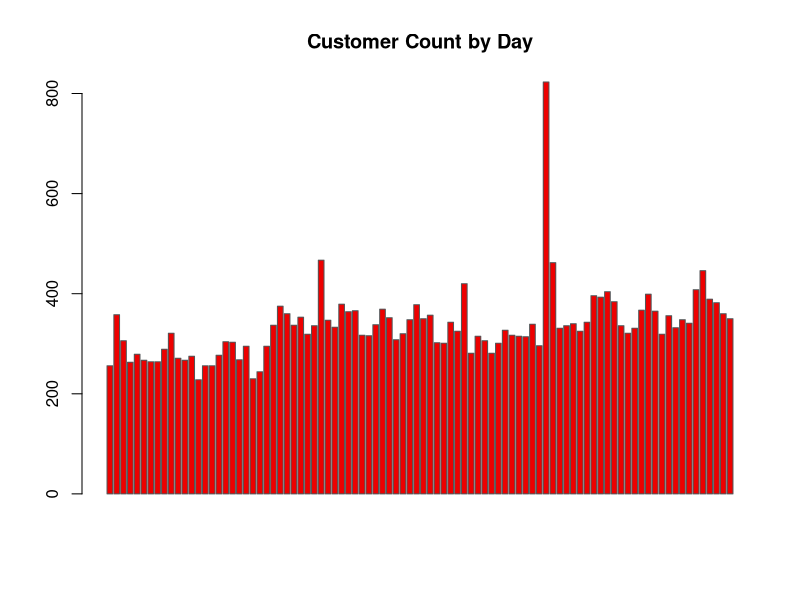
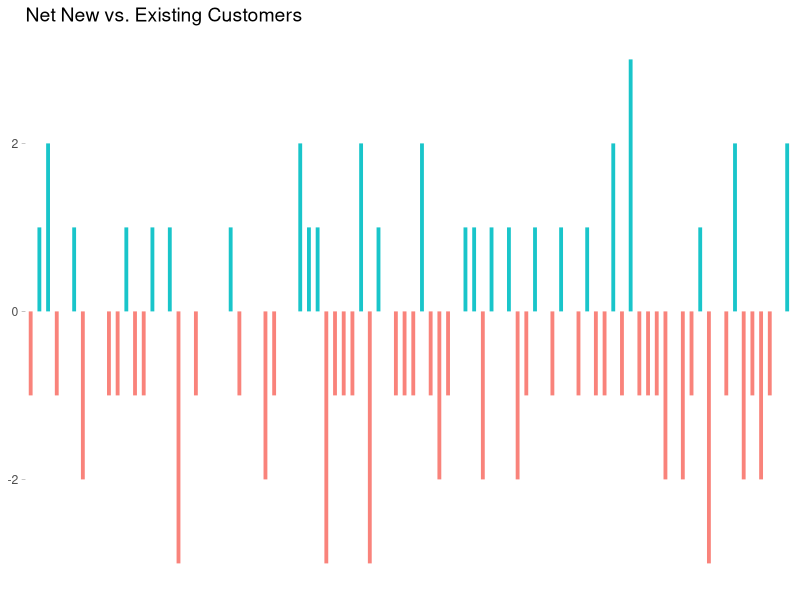
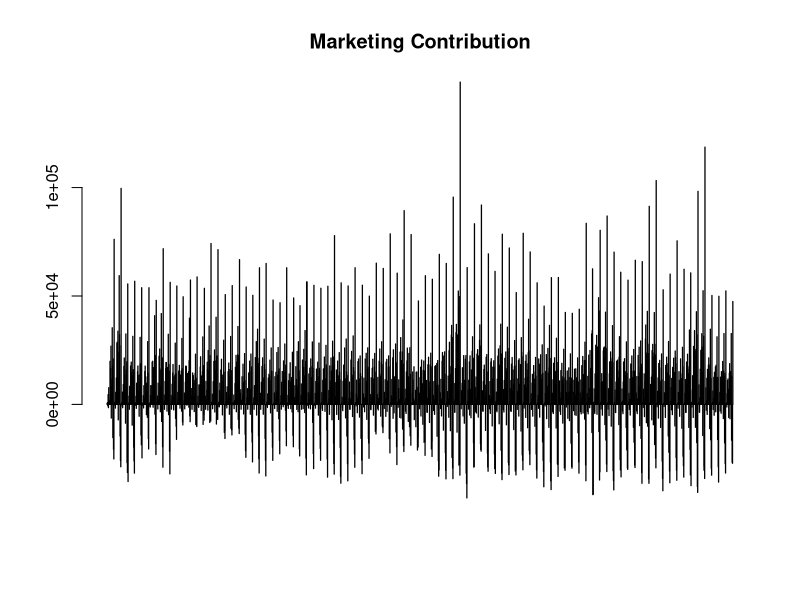
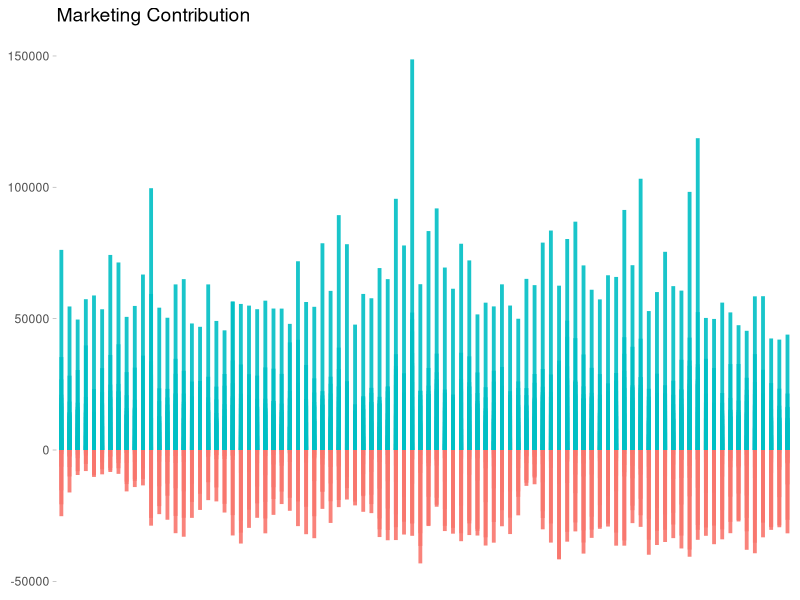
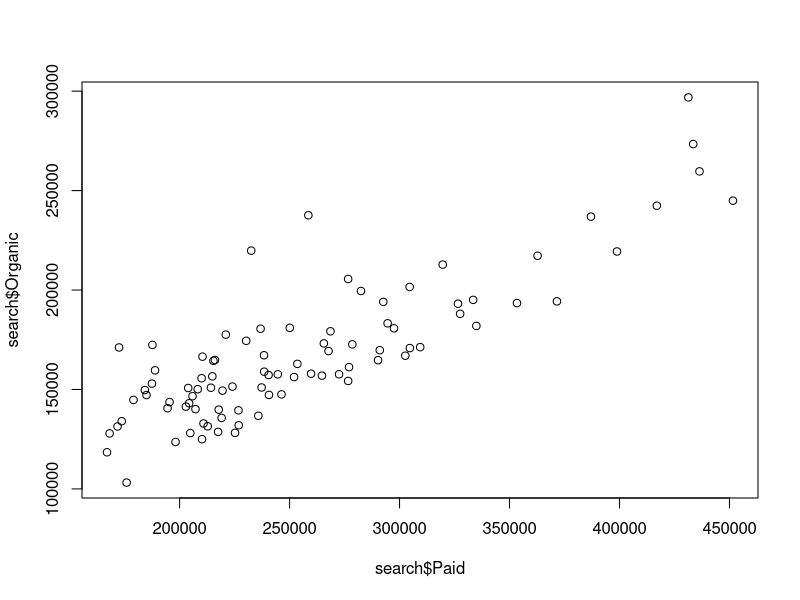

Here is the R script that generated these plots, in order:
## ---- chunk 1
#| output: false
df <- read.csv("data/scripting-test.csv")
head(df, n = 10)
## ---- chunk 2
#| echo: false
knitr::kable(head(df, n = 10))
## ---- chunk 3
#| output: false
library(ggplot2)
library(dplyr)

unidentified <- filter(df, Customer_Type == "EXISTING" & Channel == "Unidentified")
## ---- chunk 4

barplot(unidentified$Customer_Count, main="Customer Count by Day", border="#545658", col="#ED0000")

sum(unidentified$Marketing_Spend)
mean(unidentified$Marketing_Spend)
## ---- chunk 5
#| output: false
brand <- df |>
  filter(df$Channel == "Brand")
brand <- brand |>
  mutate("New" = if_else(Customer_Type == "NEW", Customer_Count, 0)) |>
  mutate("Existing" = if_else(Customer_Type == "EXISTING", Customer_Count, 0))
brand <- brand |> group_by(Date)
brand <- brand |> summarise(
    New = sum(New),
    Existing = sum(Existing)
)
brand[is.na(brand)] <- 0
brand <- brand |>
  mutate("Delta" = New - Existing)
## ---- chunk 6
#| warning: false

brand <- brand %>% 
  mutate(mycolor = ifelse(Delta>0, "type2", "type1"))

ggplot(brand, aes(x=Date, y=Delta)) +
  geom_segment(aes(x=Date, xend=Date, y=0, yend=Delta, color=mycolor), size=1.3, alpha=0.9) +
  theme_light() +
  theme(
    legend.position = "none",
    panel.border = element_blank(),
    plot.title = element_text(size = 14),
    panel.grid = element_blank(),
    axis.text.x=element_blank(),
    axis.ticks.x=element_blank(),
    axis.title.x = element_blank(),
    axis.title.y = element_blank()
  ) +
  ggtitle("Net New vs. Existing Customers")
## ---- chunk 7
#| warning: false
mc <- df |>
  mutate(Marketing_Contribution = Gross_Profit - Marketing_Spend)
barplot(mc$Marketing_Contribution, main="Marketing Contribution")

mc <- mc %>% 
  mutate(mycolor = ifelse(Marketing_Contribution>0, "type2", "type1"))

ggplot(mc, aes(x=Date, y=Marketing_Contribution)) +
  geom_segment(aes(x=Date, xend=Date, y=0, yend=Marketing_Contribution, color=mycolor), size=1.3, alpha=0.9) +
  theme_light() +
  theme(
    legend.position = "none",
    panel.border = element_blank(),
    plot.title = element_text(size = 14),
    panel.grid = element_blank(),
    axis.text.x=element_blank(),
    axis.ticks.x=element_blank(),
    axis.title.x = element_blank(),
    axis.title.y = element_blank()
  ) +
  ggtitle("Marketing Contribution")
## ---- chunk 8
search <- df |>
  filter(df$Channel %in% c("Paid Search", "Organic Search"))
search <- search |>
  mutate("Paid" = if_else(Channel == "Paid Search", Revenue, 0)) |>
  mutate("Organic" = if_else(Channel == "Organic Search", Revenue, 0))
search <- search |> group_by(Date)
search <- search |> summarise(
    Paid = sum(Paid),
    Organic = sum(Organic)
)
search[is.na(search)] <- 0
cor(search$Paid, search$Organic)
plot(search$Paid, search$Organic)
